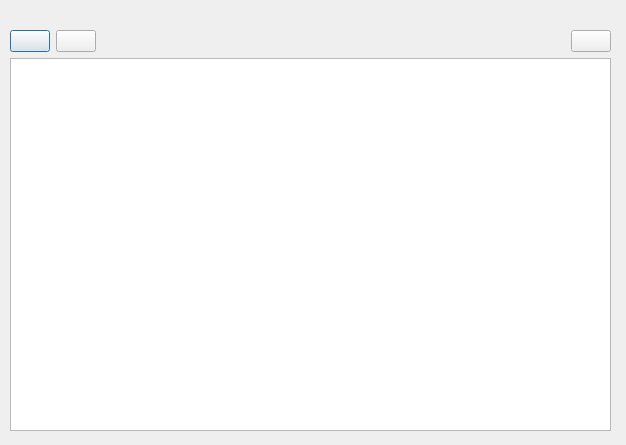
<?xml version="1.0" encoding="UTF-8"?>
<ui version="4.0">
 <class>TaskOneDialog</class>
 <widget class="QDialog" name="TaskOneDialog">
  <property name="geometry">
   <rect>
    <x>0</x>
    <y>0</y>
    <width>626</width>
    <height>445</height>
   </rect>
  </property>
  <property name="windowTitle">
   <string>Dialog</string>
  </property>
  <widget class="QWidget" name="">
   <property name="geometry">
    <rect>
     <x>10</x>
     <y>30</y>
     <width>601</width>
     <height>401</height>
    </rect>
   </property>
   <layout class="QVBoxLayout" name="verticalLayout">
    <item>
     <layout class="QHBoxLayout" name="horizontalLayout">
      <item>
       <widget class="QPushButton" name="savePushButton">
        <property name="text">
         <string/>
        </property>
        <property name="icon">
         <iconset resource="misc_files.qrc">
          <normaloff>:/misc_files/pictures/save.png</normaloff>:/misc_files/pictures/save.png</iconset>
        </property>
       </widget>
      </item>
      <item>
       <widget class="QPushButton" name="openPushButton">
        <property name="text">
         <string/>
        </property>
        <property name="icon">
         <iconset resource="misc_files.qrc">
          <normaloff>:/misc_files/pictures/folder.png</normaloff>:/misc_files/pictures/folder.png</iconset>
        </property>
       </widget>
      </item>
      <item>
       <spacer name="horizontalSpacer">
        <property name="orientation">
         <enum>Qt::Horizontal</enum>
        </property>
        <property name="sizeHint" stdset="0">
         <size>
          <width>40</width>
          <height>20</height>
         </size>
        </property>
       </spacer>
      </item>
      <item>
       <widget class="QPushButton" name="aboutPushButton">
        <property name="text">
         <string/>
        </property>
        <property name="icon">
         <iconset resource="misc_files.qrc">
          <normaloff>:/misc_files/pictures/help.png</normaloff>:/misc_files/pictures/help.png</iconset>
        </property>
       </widget>
      </item>
     </layout>
    </item>
    <item>
     <widget class="QTextEdit" name="textEdit"/>
    </item>
   </layout>
  </widget>
 </widget>
 <resources>
  <include location="misc_files.qrc"/>
 </resources>
 <connections/>
</ui>
